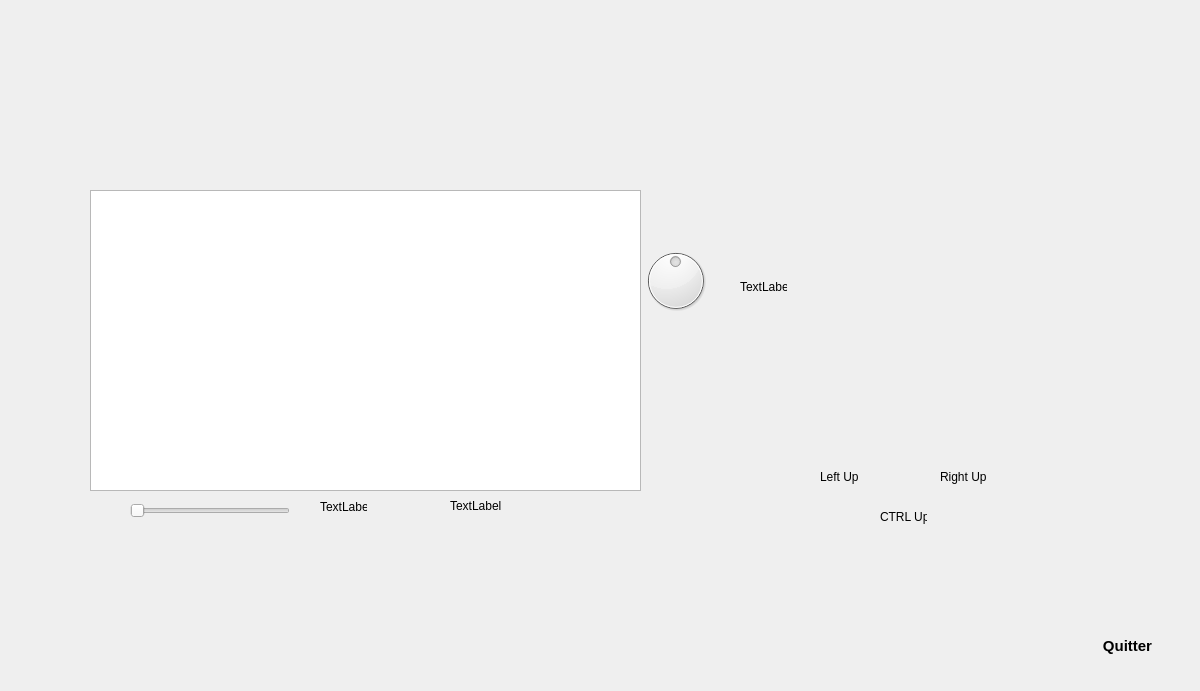
<?xml version="1.0" encoding="UTF-8"?>
<ui version="4.0">
 <class>image</class>
 <widget class="QDialog" name="image">
  <property name="geometry">
   <rect>
    <x>0</x>
    <y>0</y>
    <width>1200</width>
    <height>691</height>
   </rect>
  </property>
  <property name="windowTitle">
   <string>Dialog</string>
  </property>
  <widget class="QGraphicsView" name="graphicsView">
   <property name="geometry">
    <rect>
     <x>90</x>
     <y>190</y>
     <width>551</width>
     <height>301</height>
    </rect>
   </property>
  </widget>
  <widget class="QSlider" name="horizontalSlider">
   <property name="geometry">
    <rect>
     <x>130</x>
     <y>500</y>
     <width>160</width>
     <height>22</height>
    </rect>
   </property>
   <property name="orientation">
    <enum>Qt::Horizontal</enum>
   </property>
  </widget>
  <widget class="QDial" name="dial">
   <property name="geometry">
    <rect>
     <x>640</x>
     <y>230</y>
     <width>71</width>
     <height>101</height>
    </rect>
   </property>
   <property name="minimum">
    <number>-360</number>
   </property>
   <property name="maximum">
    <number>360</number>
   </property>
  </widget>
  <widget class="QLabel" name="sliderValueLBL">
   <property name="geometry">
    <rect>
     <x>320</x>
     <y>500</y>
     <width>47</width>
     <height>14</height>
    </rect>
   </property>
   <property name="text">
    <string>TextLabel</string>
   </property>
  </widget>
  <widget class="QLabel" name="chemin_2">
   <property name="geometry">
    <rect>
     <x>450</x>
     <y>490</y>
     <width>201</width>
     <height>31</height>
    </rect>
   </property>
   <property name="text">
    <string>TextLabel</string>
   </property>
  </widget>
  <widget class="QLabel" name="dialValueLBL">
   <property name="geometry">
    <rect>
     <x>740</x>
     <y>280</y>
     <width>47</width>
     <height>14</height>
    </rect>
   </property>
   <property name="text">
    <string>TextLabel</string>
   </property>
  </widget>
  <widget class="QLabel" name="left_LBL">
   <property name="geometry">
    <rect>
     <x>820</x>
     <y>470</y>
     <width>47</width>
     <height>14</height>
    </rect>
   </property>
   <property name="text">
    <string>Left Up</string>
   </property>
  </widget>
  <widget class="QLabel" name="rigth_LBL">
   <property name="geometry">
    <rect>
     <x>940</x>
     <y>470</y>
     <width>47</width>
     <height>14</height>
    </rect>
   </property>
   <property name="text">
    <string>Right Up</string>
   </property>
  </widget>
  <widget class="QLabel" name="ctrl_LBL">
   <property name="geometry">
    <rect>
     <x>880</x>
     <y>510</y>
     <width>47</width>
     <height>14</height>
    </rect>
   </property>
   <property name="text">
    <string>CTRL Up</string>
   </property>
  </widget>
  <widget class="QLabel" name="pic">
   <property name="geometry">
    <rect>
     <x>0</x>
     <y>0</y>
     <width>1200</width>
     <height>691</height>
    </rect>
   </property>
   <property name="text">
    <string/>
   </property>
  </widget>
  <widget class="QPushButton" name="pushButton">
   <property name="geometry">
    <rect>
     <x>1090</x>
     <y>630</y>
     <width>75</width>
     <height>31</height>
    </rect>
   </property>
   <property name="font">
    <font>
     <pointsize>11</pointsize>
     <weight>75</weight>
     <bold>true</bold>
    </font>
   </property>
   <property name="styleSheet">
    <string notr="true">color: &quot;red&quot;;

padding: 5px;
border-radius: 5px;

font-weight: bold;

</string>
   </property>
   <property name="text">
    <string>Quitter</string>
   </property>
  </widget>
  <action name="actionZoomInOut">
   <property name="text">
    <string>ZoomInOut</string>
   </property>
   <property name="toolTip">
    <string>Zoom Image</string>
   </property>
  </action>
  <action name="actionRotate">
   <property name="text">
    <string>Rotate</string>
   </property>
   <property name="toolTip">
    <string>Ruot</string>
   </property>
  </action>
  <zorder>pic</zorder>
  <zorder>graphicsView</zorder>
  <zorder>horizontalSlider</zorder>
  <zorder>dial</zorder>
  <zorder>sliderValueLBL</zorder>
  <zorder>chemin_2</zorder>
  <zorder>dialValueLBL</zorder>
  <zorder>left_LBL</zorder>
  <zorder>rigth_LBL</zorder>
  <zorder>ctrl_LBL</zorder>
  <zorder>pushButton</zorder>
 </widget>
 <resources/>
 <connections>
  <connection>
   <sender>pushButton</sender>
   <signal>clicked()</signal>
   <receiver>image</receiver>
   <slot>accept()</slot>
   <hints>
    <hint type="sourcelabel">
     <x>1128</x>
     <y>646</y>
    </hint>
    <hint type="destinationlabel">
     <x>1218</x>
     <y>635</y>
    </hint>
   </hints>
  </connection>
 </connections>
</ui>
